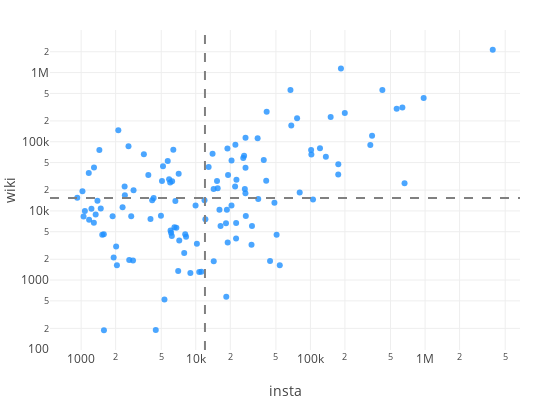

The code cell stored with this chart in its notebook:
### Code cell
def insta_wiki_scatter(scatter_x1, scatter_y1, scatter_labels1):
    PLOT_HEIGHT = 400
    PLOT_WIDTH = 550
    
    data = [go.Scatter(x=scatter_x1, y=scatter_y1,
                       text=scatter_labels1,
                       mode = 'markers',
                       hoverinfo='text',
                       name='huge',
                       textfont=dict(size=8, color='lightgrey'),
                       marker=dict(color='dodgerblue', opacity=0.8)),
            ]

    min_x = np.min(scatter_x1)
    max_x = np.max(scatter_x1)
    med_x = np.median(scatter_x1)
    med_y = np.median(scatter_y1)
    
    shapes=[dict(type='line',
                 xref='x', yref='paper',
                 x0=med_x, y0=0,
                 x1=med_x, y1=1,
                 line=dict(color='grey', width=2, dash='dash')),
            dict(type='line',
                 xref='paper', yref='y',
                 x0=0, y0=med_y,
                 x1=1, y1=med_y,
                 line=dict(color='grey', width=2, dash='dash'))]

    layout = go.Layout(width=PLOT_WIDTH,
                       height=PLOT_HEIGHT,
                       margin = go.layout.Margin(t=30, b=50, l=50, r=30),
                       xaxis=dict(
                            title='insta', type='log',
                       ),
                       yaxis=dict(
                            title='wiki', type='log'),
                       hovermode='closest',
                       shapes=shapes,
                       showlegend=False)

    fig = go.Figure(data=data, layout=layout)
    py.iplot(fig, show_link=False)
    

wiki_df = get_wiki_locations()
street_wiki_dict = get_street_wiki_views(wiki_df)
street_insta_dict = get_insta_dict()  
street_locs_wiki = get_street_locs(wiki_df)
wiki_data = get_wiki_data()

insta_wiki_scatter([x[0] for x in wiki_data.values()],
                    [x[1] for x in wiki_data.values()],
                    [x[2] for x in wiki_data.values()])

### Figure 1 — Plotly figure (JSON) as saved in the notebook; plotly's stock layout.template omitted (floating-point values rounded to 4 significant figures)
{"data": [{"hoverinfo": "text", "marker": {"color": "dodgerblue", "opacity": 0.8}, "mode": "markers", "name": "huge", "text": ["<i>Piazza Del Colosseo</i><br>Colosseum, 2133252<br>Colosseo (Rome Metro..., 6868", "<i>Piazza Di Spagna</i><br>Spanish Steps, 328490<br>Piazza di Spagna, 60540<br>Babington's tea room, 9721<br>Fontana della Barcac..., 23768<br>Keats–Shelley Memori..., 7896", "<i>Piazza Della Rotonda</i><br>Piazza della Rotonda, 15773<br>Fontana del Pantheon, 9430", "<i>Piazza Navona</i><br>Piazza Navona, 200052<br>Fontana dei Quattro ..., 93577<br>Stadium of Domitian, 20042", "<i>Lungotevere Castello</i><br>Castel Sant'Angelo, 300875", "<i>Via Della Salara Vecchia</i><br>Roman Forum, 485531<br>Forum of Caesar, 22192<br>Temple of Vesta, 51295", "<i>Piazza Del Popolo</i><br>Piazza del Popolo, 95407<br>Santa Maria del Popo..., 16790<br>Porta del Popolo, 10163", "<i>Piazza Venezia</i><br>Piazza Venezia, 89786", "<i>Piazza Del Campidoglio</i><br>Capitoline Museums, 80025<br>Capitoline Hill, 162152<br>Metropolitan City of..., 18741", "<i>Via Della Minerva</i><br>Pantheon, Rome, 1147785", "<i>Via Guido Reni</i><br>MAXXI, 47094", "<i>Via Del Corso</i><br>Via del Corso, 24191<br>San Marcello al Cors..., 9520", "<i>Via Del Teatro Di Marcello</i><br>Altare della Patria, 227378", "<i>Ponte Sant'Angelo</i><br>Ponte Sant'Angelo, 60912", "<i>Via Del Pellegrino</i><br>Campo de' Fiori, 80826", "<i>Viale De Coubertin Pietro</i><br>Parco della Musica, 14677", "<i>Piazza Pietro D'Illiria</i><br>Orange Garden, Rome, 15798<br>Santa Sabina, 49449", "<i>Via Tuscolana</i><br>Cinecittà, 66050<br>Porta Furba - Quadra..., 1553<br>Anagnina (Rome Metro..., 5388<br>Giulio Agricola (Rom..., 1978<br>Lucio Sestio (Rome M..., 1207", "<i>Via Dei Condotti</i><br>Antico Caffè Greco, 18465", "<i>Via Di San Gregorio</i><br>Palatine Hill, 219482", "<i>Viale Dei Gladiatori</i><br>Foro Italico, 28255<br>Italian Open (tennis..., 144033", "<i>Piazza Di Trevi</i><br>Trevi Fountain, 561619", "<i>Via Di Pietralata</i><br>Pietralata (Rome Met..., 1636", "<i>Via Flaminia</i><br>Unione Rugby Capitol..., 4519", "<i>Piazza Trilussa</i><br>Ponte Sisto, 13148", "<i>Piazza Camillo Benso Conte Di Cavour</i><br>Teatro Adriano, 1880", "<i>Belvedere Romolo E Remo</i><br>Circus Maximus, 271936", "<i>Via In Miranda</i><br>Regia, 27365", "<i>Viale Della Trinità Dei Monti</i><br>Villa Medici, 54462", "<i>Via Del Governo Vecchio</i><br>Santa Maria in Valli..., 14847", "<i>Piazza Della Bocca Della Verità</i><br>Bocca della Verità, 112507", "<i>Passeggiata Del Gianicolo</i><br>Villa Lante al Giani..., 6063", "<i>Via Del Circo Massimo</i><br>Circo Massimo (Rome ..., 3248", "<i>Via Margutta</i><br>Via Margutta, 8470", "<i>Via Di Ripetta</i><br>Ara Pacis, 111879<br>Via di Ripetta, 2160", "<i>Via Della Lungara</i><br>Villa Farnesina, 27281<br>Palazzo Corsini, Rom..., 13769<br>Santa Croce alla Lun..., 1079", "<i>Via Della Conciliazione</i><br>Via della Conciliazi..., 18069", "<i>Via Dei Fori Imperiali</i><br>Via dei Fori Imperia..., 20741", "<i>Piazza Della Minerva</i><br>Piazza della Minerva, 9013<br>Santa Maria sopra Mi..., 53511", "<i>Via Di San Nicola De' Cesarini</i><br>Largo di Torre Argen..., 58352", "<i>Piazza Grazioli</i><br>Doria Pamphilj Galle..., 28244", "<i>Via Giulia</i><br>Via Giulia, 6687", "<i>Via Appia Nuova</i><br>Capannelle Racecours..., 3991", "<i>Piazzale Ostiense</i><br>Pyramid of Cestius, 66206<br>Protestant Cemetery,..., 24581", "<i>Piazza Di Pietra</i><br>Temple of Hadrian, 22583", "<i>Via Di Santa Maria Dell'Anima</i><br>Sant'Agnese in Agone, 39111<br>Palazzo Pamphilj, 14412", "<i>Via Di Torre Argentina</i><br>Teatro Argentina, 11999", "<i>Via G. Garibaldi</i><br>Janiculum, 33093", "<i>Arco Della Pace</i><br>Chiostro del Bramant..., 3479", "<i>Piazza Colonna</i><br>Galleria Alberto Sor..., 9136<br>Piazza Colonna, 19282<br>Column of Marcus Aur..., 49282<br>Fontana di Piazza Co..., 2136", "<i>Piazza Di San Lorenzo In Lucina</i><br>San Lorenzo in Lucin..., 10425", "<i>Piazza S. Ignazio</i><br>Sant'Ignazio, Rome, 573", "<i>Via Appia Antica</i><br>Appian Way Regional ..., 6619", "<i>Lungotevere Dei Fiorentini</i><br>Ponte Vittorio Emanu..., 6073", "<i>Viale Dello Stadio Dei Marmi</i><br>Stadio dei Marmi, 10424", "<i>Via Bocca Di Leone</i><br>Via Condotti, 21254", "<i>Ponte Milvio</i><br>Ponte Milvio, 27054", "<i>Via Nomentana</i><br>Monte Sacro (quarter..., 1875", "<i>Via Del Salvatore</i><br>Palazzo Madama, 20722", "<i>Piazza Farnese</i><br>Palazzo Farnese, 67333", "<i>Via Del Plebiscito</i><br>Palazzo Venezia, 43280", "<i>Largo Cristina Di Svezia</i><br>Orto Botanico dell'U..., 7577", "<i>Piazza Di San Pantaleo</i><br>Palazzo Braschi, 5864<br>Museo di Roma, 8388", "<i>Via Dell'Aquila Reale</i><br>Torre Maura (Rome Me..., 1316", "<i>Via Giuseppe Toraldo</i><br>Torre Angela (Rome M..., 1313", "<i>Ponte Umberto I</i><br>Ponte Umberto I, 3348", "<i>Piazza Mattei</i><br>Fontana delle Tartar..., 11151<br>Lungotevere De' Cenc..., 845", "<i>Via Di Passo Lombardo</i><br>Vermicino, 1265", "<i>Via Dei Coronari</i><br>Via dei Coronari, 4213", "<i>Corso Vittorio Emanuele Ii</i><br>Corso Vittorio Emanu..., 4585", "<i>Viale Libia</i><br>Libia (Rome Metro), 2457", "<i>Piazza Conca D'Oro</i><br>Conca d'Oro (Rome Me..., 3748", "<i>Via Di Ponte Quattro Capi</i><br>Tiber Island, 34594", "<i>Via Dei Banchi Vecchi</i><br>Santa Lucia del Gonf..., 1350", "<i>Piazza Benedetto Cairoli</i><br>San Carlo ai Catinar..., 5717", "<i>Via Del Gianicolo</i><br>Pontifical North Ame..., 13911", "<i>Via Della Scrofa</i><br>Biblioteca Angelica, 5813", "<i>Via Degli Astalli</i><br>Church of the Gesù, 76892", "<i>Piazza Vidoni</i><br>Sant'Andrea della Va..., 26816", "<i>Via Portuense</i><br>Romics, 4352", "<i>Borgo Sant'Angelo</i><br>Libera Università Ma..., 4819", "<i>Lungotevere Maresciallo Cadorna</i><br>Stadio Olimpico del ..., 5229", "<i>Corso Del Rinascimento</i><br>Sant'Ivo alla Sapien..., 25774", "<i>Via Capo Di Ferro</i><br>Palazzo Spada, 21024<br>Galleria Spada, 7726", "<i>Via Del Tempio</i><br>Roman Ghetto, 52742", "<i>Vicolo Di Febo</i><br>Lungotevere Michelan..., 522", "<i>Piazza Madama</i><br>Senate of the Republ..., 44367", "<i>Piazza Dei Cavalieri Di Malta</i><br>Villa del Priorato d..., 23643<br>Santi Bonifacio ed A..., 3456", "<i>Via Dei Campi Sportivi</i><br>Parioli, 8532", "<i>Piazza Di S. Agostino</i><br>Sant'Agostino, Rome, 190", "<i>Via Delle Vergini</i><br>Teatro Quirino, 1381<br>Via Salaria, 13963", "<i>Via Di Villa Giulia</i><br>National Etruscan Mu..., 14247", "<i>Piazza Della Maddalena</i><br>Santa Maria Maddalen..., 7669", "<i>Piazza Della Trinità Dei Monti</i><br>Trinità dei Monti, 32986", "<i>Via Quattro Novembre</i><br>Trajan's Forum, 65878", "<i>Piazza Dei Tribunali</i><br>Palace of Justice, R..., 19911", "<i>Via Dell'Arco Di Travertino</i><br>Arco di Travertino (..., 1919", "<i>Via Di S. Eustachio</i><br>Sant'Eustachio, 8400", "<i>Ponte Regina Margherita</i><br>Ponte Regina Margher..., 1954", "<i>Via Del Parlamento</i><br>Chamber of Deputies ..., 86269", "<i>Piazza Santi Apostoli</i><br>Santi Apostoli, Rome, 16857", "<i>Viale Degli Ippocastani</i><br>Pincian Hill, 22547", "<i>Piazza Apollodoro</i><br>Palazzetto dello Spo..., 11310", "<i>Piazza Del Arco Di Costantino</i><br>Arch of Constantine, 147198", "<i>Piazza Dei Quiriti</i><br>Fontana della Piazza..., 1640", "<i>Via Di Valle Delle Camene</i><br>Celio (rione of Rome..., 3047", "<i>Piazza Borghese</i><br>Piazza Borghese, 2120", "<i>Piazzale Della Farnesina</i><br>Palazzo della Farnes..., 8399", "<i>Piazza Dei Santi Giovanni E Paolo</i><br>Santi Giovanni e Pao..., 188", "<i>Via Marcantonio Colonna</i><br>St. John's Universit..., 4585", "<i>Via Di S. Ambrogio</i><br>Sant'Angelo, Rome, 4521", "<i>Piazza Dell'Oro</i><br>San Giovanni dei Fio..., 10791", "<i>Piazza Della Libertà</i><br>Castel Gandolfo, 75967", "<i>Piazza Di San Silvestro</i><br>San Silvestro in Cap..., 14075", "<i>Via Dei Penitenzieri</i><br>Santo Spirito in Sas..., 8868", "<i>Via Del Campidoglio</i><br>Temple of Saturn, 42469", "<i>Piazza Della Trinità Dei Pellegrini</i><br>Santissima Trinità d..., 6766", "<i>Largo Fontanella Di Borghese</i><br>Palazzo Borghese, 10721", "<i>Viale Nilde Iotti</i><br>Villa Celimontana, 7477", "<i>Via Sacra</i><br>Temple of Venus and ..., 35443", "<i>Via Del Banco Di Santo Spirito</i><br>Campo Marzio, 9938", "<i>Piazza Di S. Apollinare</i><br>Pontifical Universit..., 8324", "<i>Piazzale Della Stazione Tiburtina</i><br>Roma Tiburtina railw..., 19225", "<i>Via Nicola Zabaglia</i><br>Testaccio, 15461"], "textfont": {"color": "lightgrey", "size": 8}, "type": "scatter", "uid": "234d18ba-2b0b-11e9-9e97-3c15c2cf2370", "x": [3893310, 972006, 662078, 634145, 565313, 424085, 344815, 332977, 199391, 184596, 175052, 174802, 150128, 136373, 121146, 105343, 101887, 101375, 80594, 76492, 68068, 66969, 54037, 50691, 48528, 44446, 41517, 41139, 39173, 35050, 34634, 30915, 30632, 27321, 27161, 27149, 27113, 26784, 26390, 25946, 22629, 22499, 22464, 22158, 22028, 20507, 20490, 19118, 18980, 18877, 18678, 18449, 18350, 16447, 16091, 15518, 15322, 14340, 14319, 14008, 12946, 12132, 11920, 11184, 10715, 10225, 9956, 8973, 8229, 8087, 7927, 7176, 7093, 7024, 6768, 6637, 6514, 6369, 6215, 6181, 6090, 6026, 5978, 5853, 5693, 5331, 5177, 5071, 4968, 4478, 4292, 4166, 4026, 3857, 3525, 2865, 2835, 2734, 2627, 2589, 2407, 2395, 2299, 2111, 2052, 2019, 1922, 1882, 1581, 1577, 1528, 1483, 1442, 1388, 1339, 1295, 1291, 1230, 1174, 1166, 1078, 1050, 1027, 925], "y": [2140120, 430415, 25203, 313671, 300875, 559018, 122360, 89786, 260918, 1147785, 47094, 33711, 227378, 60912, 80826, 14677, 65247, 76176, 18465, 219482, 172288, 561619, 1636, 4519, 13148, 1880, 271936, 27365, 54462, 14847, 112507, 6063, 3248, 8470, 114039, 42129, 18069, 20741, 62524, 58352, 28244, 6687, 3991, 90787, 22583, 53523, 11999, 33093, 3479, 79836, 10425, 573, 6619, 6073, 10424, 21254, 27054, 1875, 20722, 67333, 43280, 7577, 14252, 1316, 1313, 3348, 11996, 1265, 4213, 4585, 2457, 3748, 34594, 1350, 5717, 13911, 5813, 76892, 26816, 4352, 4819, 5229, 25774, 28750, 52742, 522, 44367, 27099, 8532, 190, 15344, 14247, 7669, 32986, 65878, 19911, 1919, 8400, 1954, 86269, 16857, 22547, 11310, 147198, 1640, 3047, 2120, 8399, 188, 4585, 4521, 10791, 75967, 14075, 8868, 42469, 6766, 10721, 7477, 35443, 9938, 8324, 19225, 15461]}], "layout": {"height": 400, "hovermode": "closest", "margin": {"b": 50, "l": 50, "r": 30, "t": 30}, "shapes": [{"line": {"color": "grey", "dash": "dash", "width": 2}, "type": "line", "x0": 12026, "x1": 12026, "xref": "x", "y0": 0, "y1": 1, "yref": "paper"}, {"line": {"color": "grey", "dash": "dash", "width": 2}, "type": "line", "x0": 0, "x1": 1, "xref": "paper", "y0": 15400.0, "y1": 15400.0, "yref": "y"}], "showlegend": false, "width": 550, "xaxis": {"title": "insta", "type": "log"}, "yaxis": {"title": "wiki", "type": "log"}}}
